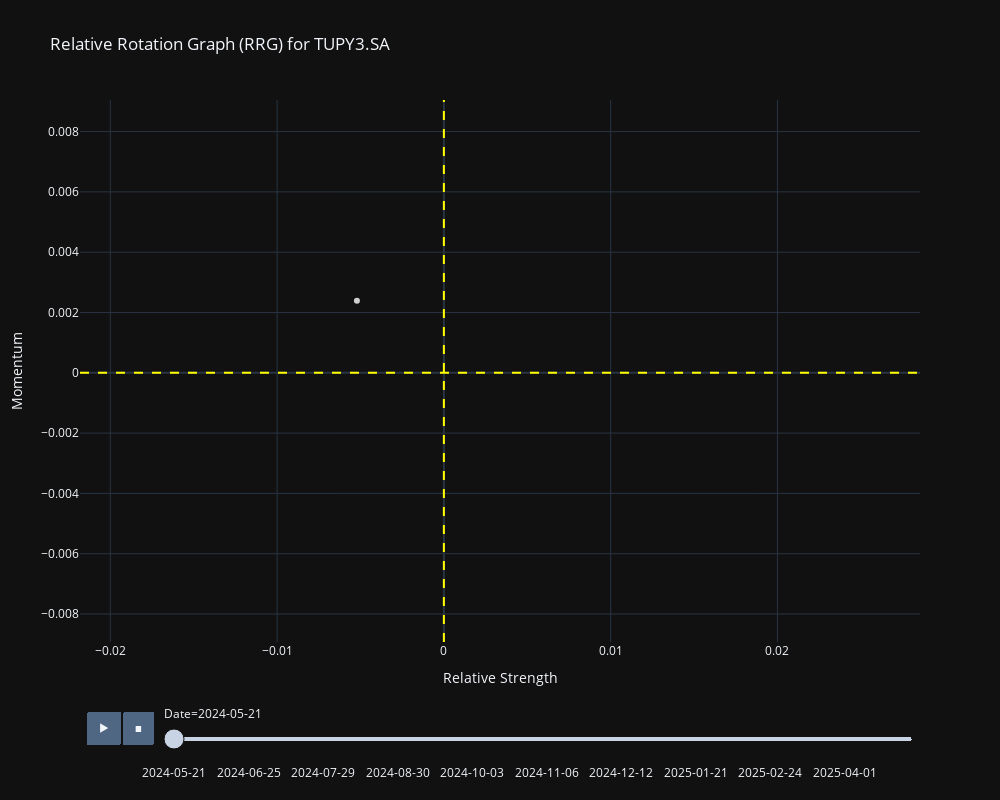

Notebook code cell kept with this figure:
### Code cell
import yfinance as yf
import pandas as pd
import plotly.express as px

'''
análise gráfica de força relativa com momentum de um ativo da B3 (Bolsa brasileira), comparando-o com o índice IBOVESPA
'''

# Definindo o período de análise
start_date = "2023-01-01"
end_date = "2024-01-01"

# Solicitando o ticker de referência
ticker = str(input('\nDigite o ticker Referência: ') + ".SA").upper()

# Baixando dados do ativo e do IBOV
df0 = yf.download(ticker,  period='1y') #start=start_date, end=end_date)
df1 = yf.download("^BVSP", period='1y') #start=start_date, end=end_date)

# Calculando o retorno diário
df0['Return'] = df0['Close'].pct_change()
df1['Return'] = df1['Close'].pct_change()

# Calculando a força relativa
df0['RS'] = df0['Return'].rolling(window=10).mean() - df1['Return'].rolling(window=10).mean()

# Calculando o momentum da força relativa
df0['Momentum'] = df0['RS'].diff()

# Criando DataFrame para plotagem e removendo NaN
data = pd.DataFrame({
    'Date': df0.index,
    'RS': df0['RS'],
    'Momentum': df0['Momentum']
}).dropna()

# Convertendo a coluna de datas para string
data['Date'] = data['Date'].dt.strftime('%Y-%m-%d')

# Criando o gráfico interativo com plotly
fig = px.scatter(
    data,
    x='RS',
    y='Momentum',
    animation_frame='Date',
    range_x=[data['RS'].min(), data['RS'].max()],
    range_y=[data['Momentum'].min(), data['Momentum'].max()],
    title=f'Relative Rotation Graph (RRG) for {ticker}',
    labels={'RS': 'Relative Strength', 'Momentum': 'Momentum'},
    template='plotly_dark',
    size_max=50,  # Tamanho máximo dos pontos
    opacity=0.8,
    color_discrete_sequence=['white'],  # Cor dos pontos
)

# Adicionando linhas para indicar os quadrantes
fig.add_shape(
    type='line',
    x0=data['RS'].min(),
    x1=data['RS'].max(),
    y0=0,
    y1=0,
    line=dict(color='yellow', dash='dash'),
)
fig.add_shape(
    type='line',
    x0=0,
    x1=0,
    y0=data['Momentum'].min(),
    y1=data['Momentum'].max(),
    line=dict(color='yellow', dash='dash'),
)

# Ajustando layout para melhorar a animação e aumentar o tamanho
fig.update_layout(
    transition={'duration': 500},
    xaxis_title='Relative Strength',
    yaxis_title='Momentum',
    width=1000,  # Largura do gráfico
    height=800,  # Altura do gráfico
)

fig.show()
